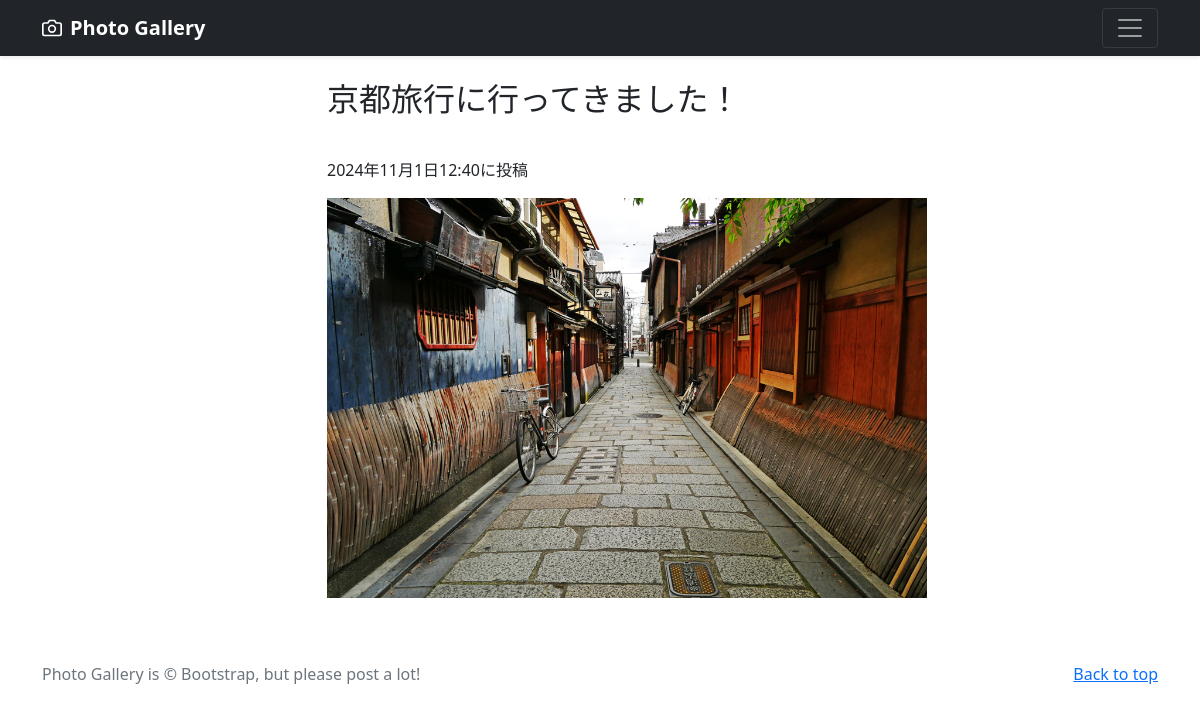
Screenshot of /photo-detail/3 (signed in) with the database file from the repository.
### photo/models.py (models this page shows, shortened)
class PhotoPost(models.Model):
    user = models.ForeignKey(
        CustomUser,
        verbose_name='ユーザー',
        on_delete=models.CASCADE
    )
    category = models.ForeignKey(
        Category,
        verbose_name='カテゴリ',
        on_delete=models.PROTECT
    )
    title = models.CharField(
        verbose_name='タイトル',
        max_length=200
    )
    comment = models.TextField(
        verbose_name='コメント'
    )
    image1 = models.ImageField(
        verbose_name='イメージ１',
        upload_to = 'photos'
    )
    image2 = models.ImageField(
        verbose_name='イメージ２',
        upload_to = 'photos',
        blank=True,
        null=True
    )
    posted_at = models.DateTimeField(
        verbose_name='投稿日時',
        auto_now_add=True
    )

### photo/views.py (the view)
# urls.py: path('photo-detail/<int:pk>', views.DetailView.as_view(), name='photo_detail'),
class DetailView(DetailView):
    template_name = 'detail.html'
    model = PhotoPost

### photo/templates/detail.html (shortened to what this page needs)
{% extends "base.html" %}
    {% block contents %}
    <br>
    <div class="container">
        <div class="row">
            <div class="col offset-3">
                <h2>{{object.title}}</h2>
                <br>
                <p>{{object.posted_at}}に投稿</p>
                <p><img src="{{ object.image1.url }} " width='600', height='400'></img></p>
            </div>
        </div>
    </div>
    {% endblock %}

### rows the page displays
PhotoPost: title "京都旅行に行ってきました！", posted_at "2024年11月1日12:40", image1 (picture)
